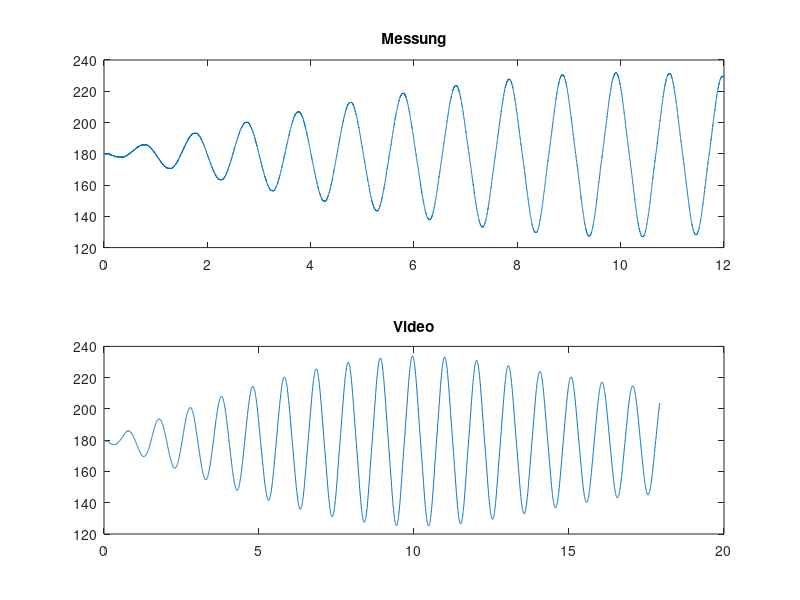
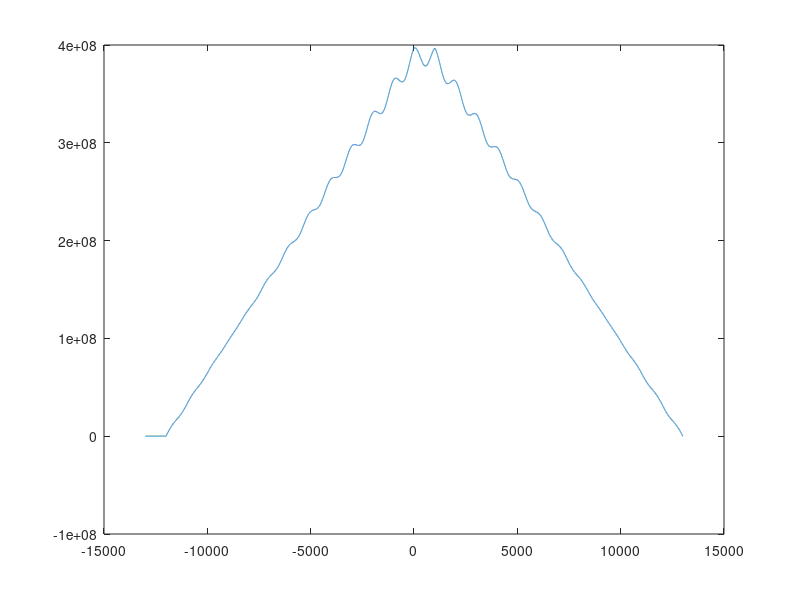
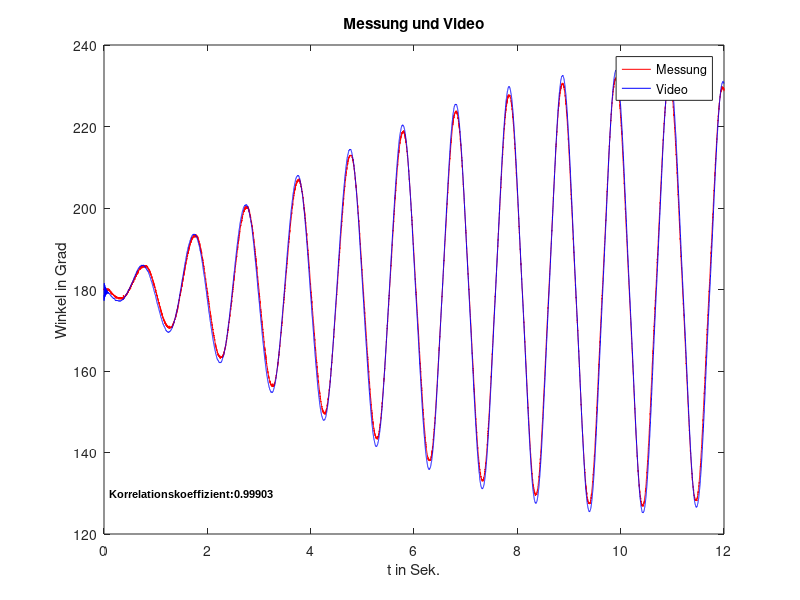

MATLAB code for these plots, in order:
clear all, close all
load('harm_erregung0.5_alu_05.01.mat')
load('video_angles_0.5_alu.mat')

%%
T_s = 1e-3;
startIndex = find(Daten(:,6),1);
seconds = 12;
Daten = Daten(startIndex:startIndex+seconds*10^3,:); 

tMeas = [];
for k = 1:length(Daten(:,1))
    tMeas(k) = (k-1)*T_s;
end
tVideo = [];
for k = 1:length(phi1)
    tVideo(k) = (k-1)*(1/frameRate);
end

phi1Meas = Daten(:,1);
dphi1Meas = Daten(:,2);
ddphi1Meas = Daten(:,3);
xMeas = Daten(:,4);
dxMeas = Daten(:,5);
ddxMeas = Daten(:,6);

figure(1)
subplot(2,1,1)
plot(tMeas, phi1Meas)
title('Messung')

subplot(2,1,2)
plot(tVideo, phi1)
title('Video')

%% resampling and cross-correlate
[P,Q] = rat((1/T_s)/frameRate);     
phi1Resample = resample(phi1,P,Q);    % resample the slower measurement
phi1Resample = phi1Resample(30:13.035e3);
[C, lag] = xcorr(phi1Resample,phi1Meas);
[~,I] = max(C);
lagDiff = lag(I);
timeDiff = lagDiff*T_s;
lagDiffManual= -10;
timeDiffManual = lagDiffManual*T_s;

figure(2)
plot(lag,C)



%%
phi1VideoAlign = phi1Resample(-lagDiffManual:-lagDiffManual+seconds*10^3);
tVideoAlign = (0:length(phi1VideoAlign)-1)*T_s;
corrCoef = corrcoef(phi1Meas,phi1VideoAlign);
corrCoef = corrCoef(1,2);

figure(3)
plot(tMeas,phi1Meas,'r'), hold on
title('Messung und Video')
plot(tVideoAlign, phi1VideoAlign,'b'), legend('Messung','Video')
a = text(0.1,130,strcat('Korrelationskoeffizient: ', num2str(corrCoef)));
set(a, 'FontName', 'Arial', 'FontWeight', 'bold', 'FontSize', 8, 'Color', 'black');
xlabel('t in Sek.'), ylabel('Winkel in Grad');

